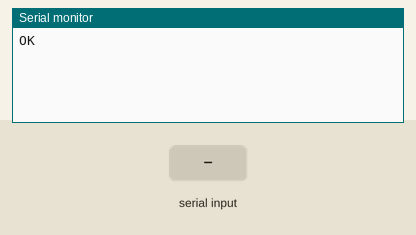
The sketch below on a simulated Arduino Uno, built with avr-gcc and run on an emulated ATmega328P. Shown: the last lines printed to the serial monitor. Inputs (shaded band) come from the test bench. The audio player accepts every command and is not drawn.

Above: at 1.7 s.
1.8 s: "B" received over the second serial link
At 3.2 s:
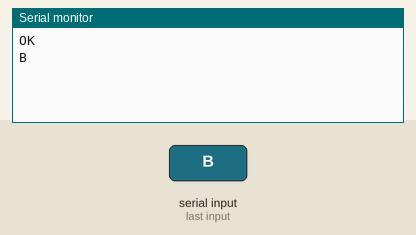
3.5 s: "H" received over the second serial link
At 4.3 s:
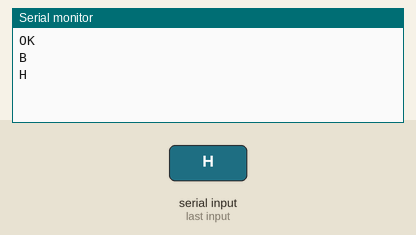
5.0 s: "N" received over the second serial link
At 6.2 s:
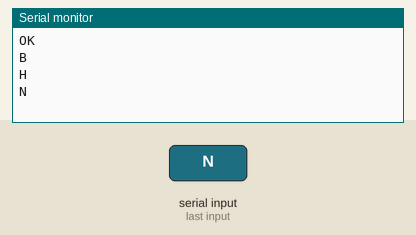
6.5 s: "R" received over the second serial link
At 7.6 s:
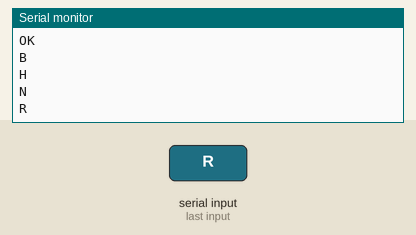
8.1 s: "S" received over the second serial link
At 8.6 s:
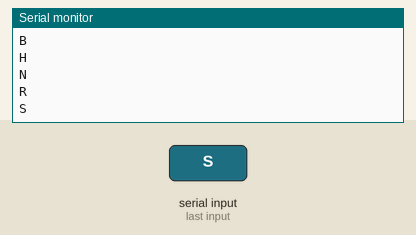
9.6 s: "U" received over the second serial link
At 10.9 s:
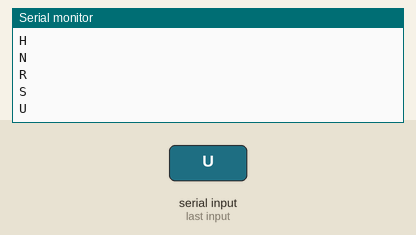

The sketch:

Arduino_DF_Player_NodeMCU_Testing.ino
```cpp
#include "SoftwareSerial.h"
#include "DFRobotDFPlayerMini.h"

// Use pins 2 and 3 to communicate with DFPlayer Mini
static const uint8_t PIN_MP3_TX = 8; // Connects to module's RX
static const uint8_t PIN_MP3_RX = 9; // Connects to module's TX
SoftwareSerial softwareSerial(PIN_MP3_RX, PIN_MP3_TX);
SoftwareSerial nodeMCUSerial(6,7) ; //(Rx,Tx)

// Create the Player object
DFRobotDFPlayerMini player;

void setup() {

  // Init USB serial port for debugging
  Serial.begin(9600);
  // Init serial port for DFPlayer Mini
  softwareSerial.begin(9600);

  // Start communication with DFPlayer Mini
  if (player.begin(softwareSerial)) {
   Serial.println("OK");

    // Set volume to maximum (0 to 30).
    player.volume(30);
    // Play the first MP3 file on the SD card

  } else {
    Serial.println("Connecting to DFPlayer Mini failed!");
  }
  nodeMCUSerial.begin(115200);

}

void loop()
{
    if (nodeMCUSerial.available() > 0)
    {
      char data1 = nodeMCUSerial.read();
      Serial.println(data1);
       if (data1 == 'B')
        player.play(1);
       else if (data1 == 'H')
        player.play(2);
       else if (data1 == 'N')
        player.play(3);
       else if(data1 == 'R')
        player.play(4);
        else if( data1 == 'S')
         player.play(5);
         else if( data1 == 'U')
           player.play(6);
          else if(data1 == 'V')
            player.play(6);


    }
    delay(500);

    }
```

Measured:
- after the input at 1.8 s, the serial monitor: prints a new line after 0.21 s (image 1)
- after the input at 3.5 s, the serial monitor: prints a new line at once (image 2)
- after the input at 5.0 s, the serial monitor: prints a new line after 0.07 s (image 3)
- after the input at 6.5 s, the serial monitor: prints a new line after 0.10 s (image 4)
- after the input at 8.1 s, the serial monitor: prints a new line at once (image 5)
- after the input at 9.6 s, the serial monitor: prints a new line after 0.06 s (image 6)
